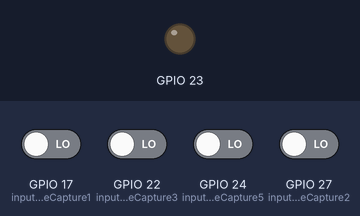
The program below on a simulated Raspberry Pi (BCM pin numbers). Shown: output pins drawn as LEDs (lit = HIGH). Inputs (shaded band) come from the test bench; at power-on: GPIO 17 (input_stateCapture1), GPIO 22 (input_stateCapture3), GPIO 24 (input_stateCapture5), GPIO 27 (input_stateCapture2) LOW. What the program prints to the terminal is not drawn.

Above: at 1.2 s.
1.3 s: GPIO 17 (input_stateCapture1) driven HIGH
At 6.9 s:
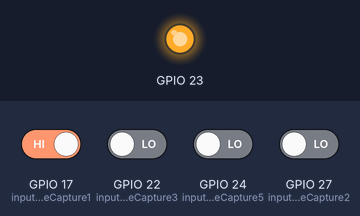
Timing chart, 0 to 29.3 s (numbered marks = the images above; inputs shaded):
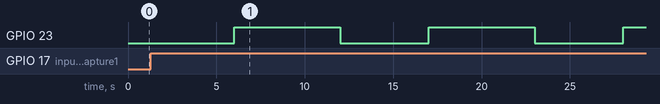

The program:

GPIO.py
```python
import RPi.GPIO as GPIO
import time

GPIO.setmode(GPIO.BCM)
GPIO.setup(17, GPIO.IN)
GPIO.setup(27, GPIO.IN)
GPIO.setup(22, GPIO.IN)
GPIO.setup(23, GPIO.OUT)
GPIO.setup(24, GPIO.IN)
while True:
	input_stateCapture1 = GPIO.input(17)
	input_stateCapture2 = GPIO.input(27)
	input_stateCapture3 = GPIO.input(22)
	#input_stateCapture4 = GPIO.input(23)
	input_stateCapture5 = GPIO.input(24)
	time.sleep(1)
	GPIO.output(23, 0)
	time.sleep(5)
	GPIO.output(23, 1)
	time.sleep(5)
	if input_stateCapture1 == True:
		print('Pin1 Pressed')
	if input_stateCapture2 == True:
		print('Pin2 Pressed')
	if input_stateCapture3 == True:
		print('Pin3 Pressed')
	#if input_stateCapture4 == True:
		#print('Pin4 Pressed')
	if input_stateCapture5 == True:
		print('Pin5 Pressed')
```

Measured:
- by itself, GPIO 23: alternates HIGH for 6.0 s and LOW for 5.0 s
